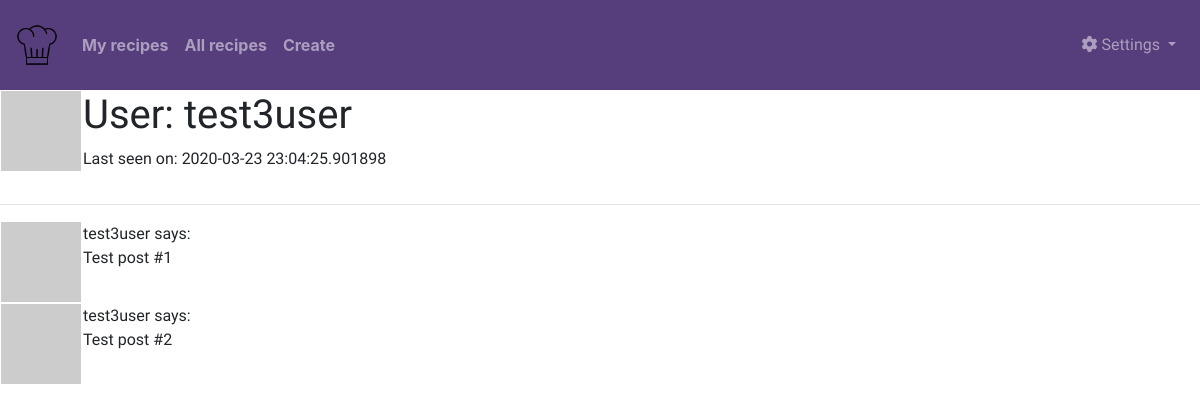
The page /main/user/test3user (signed in) on the database as committed earlier.
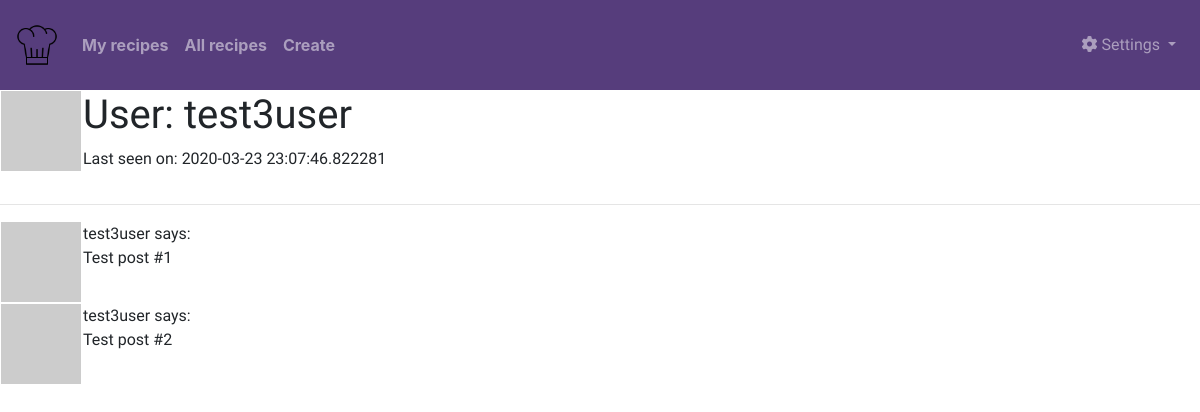
The same page on the database as committed later.
### app/models.py (models this page shows, shortened)
class User(UserMixin, db.Model):
    id = db.Column(db.Integer, primary_key=True)
    username = db.Column(db.String(64), index=True, unique=True)
    email = db.Column(db.String(120), index=True, unique=True)
    password_hash = db.Column(db.String(128))
    recipes = db.relationship('Recipe', backref='author', lazy='dynamic')
    about_me = db.Column(db.String(140))
    last_seen = db.Column(db.DateTime, default=datetime.utcnow)
    def avatar(self, size):
        digest = md5(self.email.lower().encode('utf-8')).hexdigest()
        return 'https://www.gravatar.com/avatar/{}?d=identicon&s={}'.format(
            digest, size)

### app/main/routes.py (the view)
@bp.route('/user/<username>')
@login_required
def user(username):
    user = User.query.filter_by(username=username).first_or_404()
    posts = [
        {'author': user, 'body': 'Test post #1'},
        {'author': user, 'body': 'Test post #2'}
    ]
    return render_template('user.html', user=user, posts=posts)

### app/main/routes.py (called while the page is built)
@bp.before_request
def before_request():
    if current_user.is_authenticated:
        current_user.last_seen = datetime.utcnow()
        db.session.commit()
        g.search_form = SearchForm()

### app/models.py (called while the page is built)
@login.user_loader
def load_user(id):
    return User.query.get(int(id))

    @classmethod
    def before_commit(cls, session):
        session._changes = {
            'add': list(session.new),
            'update': list(session.dirty),
            'delete': list(session.deleted)
        }

    @classmethod
    def after_commit(cls, session):
        for obj in session._changes['add']:
            if isinstance(obj, SearchableMixin):
                add_to_index(obj.__tablename__, obj)
        for obj in session._changes['update']:
            if isinstance(obj, SearchableMixin):
                add_to_index(obj.__tablename__, obj)
        for obj in session._changes['delete']:
            if isinstance(obj, SearchableMixin):
                remove_from_index(obj.__tablename__, obj)
        session._changes = None

### app/templates/user.html (shortened to what this page needs)
{% extends "base.html" %}
{% block content %}
    <table>
        <tr valign="top">
            <td><img src="{{ user.avatar(128) }}"></td>
            <td>
                <h1>User: {{ user.username }}</h1>
                {% if user.last_seen %}<p>Last seen on: {{ user.last_seen }}</p>{% endif %}
            </td>
        </tr>
    </table>
    <hr>
    {% for post in posts %}
        {% include '_post.html' %}
    {% endfor %}
{% endblock %}

### app/templates/_post.html
    <table>
        <tr valign="top">
            <td><img src="{{ post.author.avatar(36) }}"></td>
            <td>{{ post.author.username }} says:<br>{{ post.body }}</td>
        </tr>
    </table>

Rows that differ between the two databases and show on the page:
changed User "test3user": last_seen "2020-03-23 23:04:25.901898" → "2020-03-23 23:07:46.822281"
